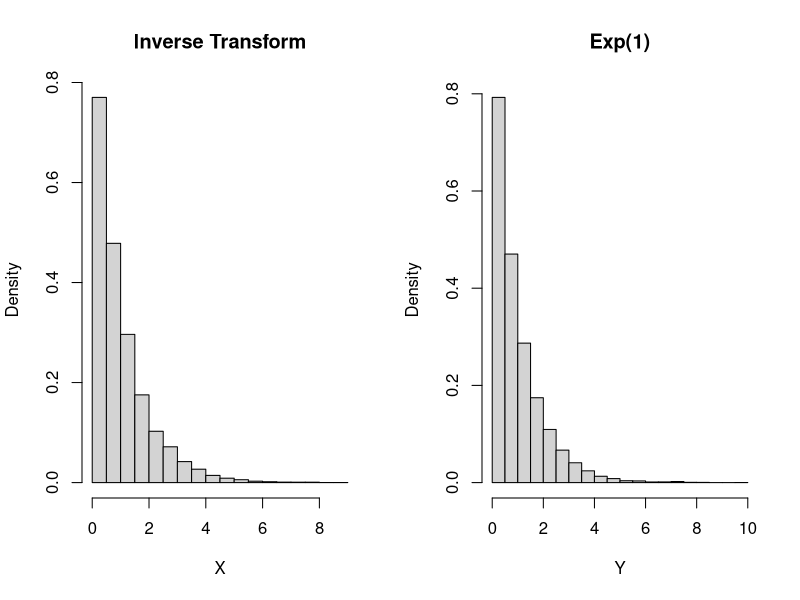
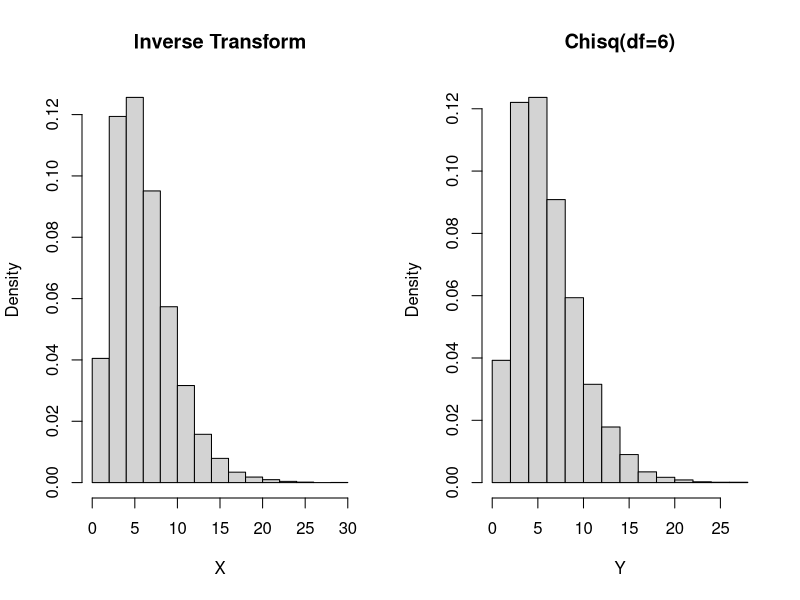

Write the R code that produced these figures, in order.
#Inverse Transform 
#Recall if X has df F(x), and U has df U(0,1), then F_inv(U)~X
#equivalently: F(X)~U <-> X~F_inv(U)

#Simulating a exp(1) by uniform
N=10^4
U=runif(N)
X=-log(U)
Y=rexp(N)
par(mfrow=c(1,2))
hist(X,freq=F,main="Inverse Transform")
hist(Y,freq=F,main="Exp(1)")

#Simulating chi-square
#Recal chi-squared is sum of idp standard normals, which can be likened to
#sum of idp 2*exp(1)

v=3
U=runif(v*N)
U=matrix(data=U,nrow=v)
X=-log(U)
X=2*apply(X,2,sum)
par(mfrow=c(1,2))
Y=rchisq(N,df=2*v)
hist(X,freq=F,main="Inverse Transform")
hist(Y,freq=F,main="Chisq(df=6)")